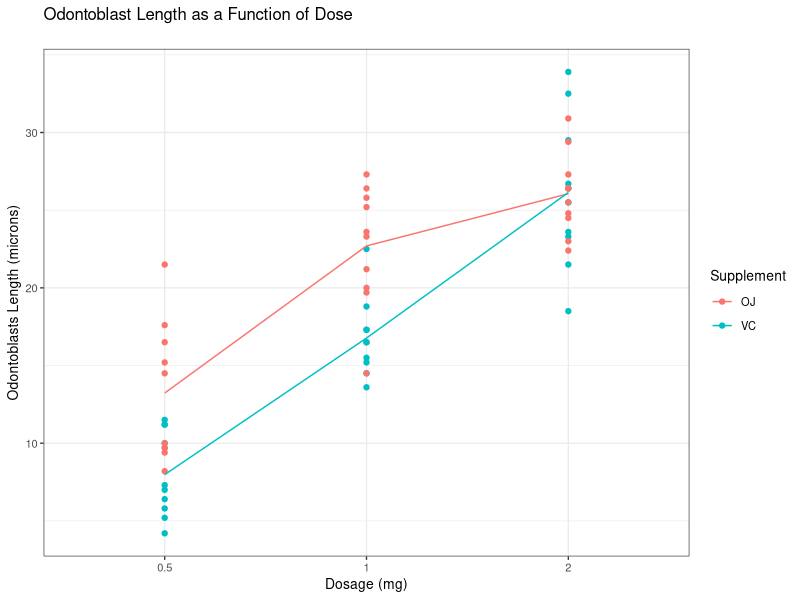
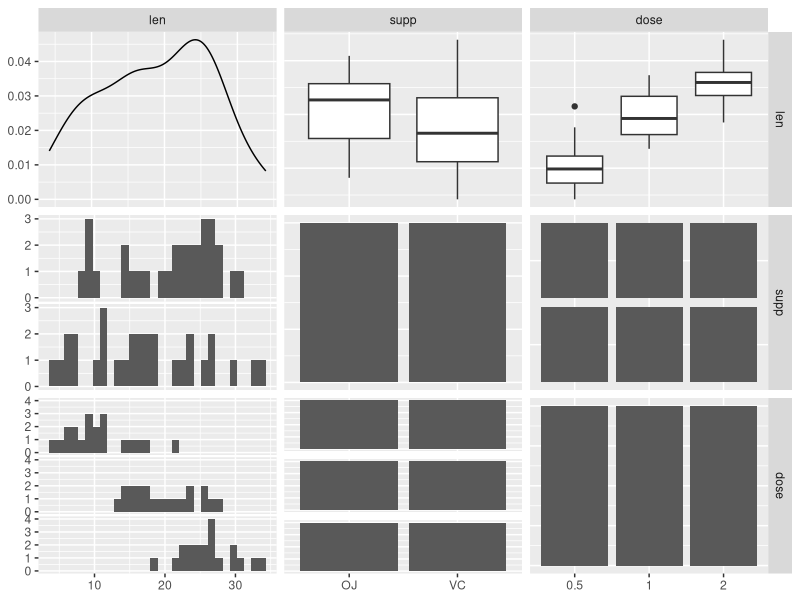

The R source for these figures, in order:
## ---- chunk 1
suppressMessages(library(datasets))
suppressMessages(library(ggplot2))
suppressMessages(library(dplyr))
suppressMessages(library(knitr))
suppressMessages(library(GGally))
data("ToothGrowth")
## ---- chunk 2
str(ToothGrowth)
paste("Complete Cases:", sum(complete.cases(ToothGrowth)))
## ---- chunk 3
ToothGrowth %>%
  ggplot(aes(x=factor(dose), y=len, group=supp, color=supp)) +
  ggtitle("Odontoblast Length as a Function of Dose\n") +
  labs(x = "Dosage (mg)", y = "Odontoblasts Length (microns)", color="Supplement") +
  geom_point() +
  stat_summary(aes(group=supp, color=supp), fun.y=mean, geom="line") +
  theme_bw(base_size = 10)
## ---- chunk 4
stat1 <- ToothGrowth %>%
  group_by(dose, supp) %>%
  summarize(range=paste(min(len), "-", max(len)), first = quantile(len, probs=.25), median=median(len), third = quantile(len, probs=.75), mean = mean(len), var=var(len))
kable(x=stat1, digits=2, col.names=c("Dose", "Supplement", "Range", "1st Quartile", "Median", "3rd Quartile", "Mean", "Variance"))
## ---- chunk 5
sVC <- ToothGrowth %>% filter(supp == 'VC')
sOJ <- ToothGrowth %>% filter(supp == 'OJ')
d05 <- ToothGrowth %>% filter(dose == .5)
d1 <- ToothGrowth %>% filter(dose == 1)
d2 <- ToothGrowth %>% filter(dose==2)
kable(data.frame(var(sVC$len), var(sOJ$len), var(d05$len), var(d1$len), var(d2$len)), col.names = c("Orange Juice","Ascorbic Acid",".05mg","1mg","2mg"))
## ---- chunk 6
t1 <- t.test(sOJ$len, sVC$len, paired=FALSE, var.equal=FALSE)
kable(data.frame("Ascorbic Acid", "Orange Juice", paste("[", round(t1$conf.int[1],4), ", ", round(t1$conf.int[2],4), "]", sep=""), round(unname(t1$parameter), 2),  qt(.975, unname(t1$parameter)), unname(t1$statistic), t1$p.value), col.names = c("Group 1 Supp", "Group 2 Supp", "Conf Int", "Deg F", "Tabulated t-value", "t-Statistic", "p-value"))
## ---- chunk 7
t2 <- t.test(d1$len, d05$len, paired=FALSE, var.equal=FALSE)
t3 <- t.test(d2$len, d05$len, paired=FALSE, var.equal=FALSE)
t4 <- t.test(d2$len, d1$len,  paired=FALSE, var.equal=FALSE)
g1dose <- c("1", "2", "2")
g2dose <- c(".5", ".5", "1")
ci <- c(paste("[", round(t2$conf.int[1], 4), ", ", round(t2$conf.int[2], 4), "]", sep=""), 
        paste("[", round(t3$conf.int[1], 4), ", ", round(t3$conf.int[2], 4), "]", sep=""), 
        paste("[", round(t4$conf.int[1], 4), ", ", round(t4$conf.int[2], 4), "]", sep=""))
df <- c(unname(t2$parameter),
        unname(t3$parameter),
        unname(t4$parameter))
tT <- c(qt(.975, unname(t2$parameter)),
        qt(.975, unname(t3$parameter)),
        qt(.975, unname(t4$parameter)))
cT <- c(unname(t2$statistic),
        unname(t3$statistic),
        unname(t4$statistic))
pval <- c(t2$p.value, t3$p.value, t4$p.value)
kable(data.frame(g1dose, g2dose, ci, df, tT, cT, pval), col.names = c("Group 1 Dose","Group 2 Dose","Conf Int", "Deg F", "Tabulated t-value", "t-Statistic", "p-value"))
## ---- chunk 8
allP <- c(t1$p.value, t2$p.value, t3$p.value, t4$p.value)
## ---- chunk 9
g1 <- c("Ascorbic Acid", "1", "2", "2")
g2 <- c("Orange Juice", ".5", ".5", "1")
adjP <- p.adjust(allP, method="bonferroni")
origConclusion <- allP > .05
adjConclusion <- adjP > .05
kable(data.frame(g1, g2, allP, origConclusion, adjP, adjConclusion), col.names = c("Group1", "Group 2", "Original p-value", "> alpha?", "Adjusted p-value", "> alpha?"))
## ---- chunk 10
adjP <- p.adjust(allP, method="BH")
adjConclusion <- adjP > .05
kable(data.frame(g1, g2, allP, origConclusion, adjP, adjConclusion), col.names = c("Group1", "Group 2", "Original p-value", "> alpha?", "Adjusted p-value", "> alpha?"))
## ---- chunk 11
ToothGrowth$dose <- as.factor(ToothGrowth$dose)
ggpairs(ToothGrowth)
## ---- chunk 12
lsVC <- length(sVC$len); sdsVC <- sd(sVC$len); lsOJ <- length(sOJ$len) 
sdsOJ <- sd(sOJ$len); t1dl <- mean(sVC$len) - mean(sOJ$len)
t1sp <- sqrt((((lsOJ-1) * sdsOJ^2) + ((lsVC-1) * sdsVC^2)) / (lsOJ + lsVC - 2))
t1p <- power.t.test(n=30,sd=t1sp,delta=t1dl,sig.level=.95,type="two.sample",
                    alternative="two.sided")$power
ld1 <- length(d1$len); sdd1 <- sd(d1$len); ld05 <- length(d05$len)
sdd05 <- sd(d05$len); t2dl <- mean(d1$len) - mean(d05$len)
t2sp <- sqrt((((ld05-1) * sdd05^2) + ((ld1-1) * sdd1^2)) / (ld05 + ld1 - 2))
t2p <- power.t.test(n=30,sd=t2sp,delta=t2dl,sig.level=.95,type="two.sample",
                    alternative="two.sided")$power
ld2 <- length(d2$len); sdd2 <- sd(d2$len); ld05 <- length(d05$len)
sdd05 <- sd(d05$len); t3dl <- mean(d2$len) - mean(d05$len)
t3sp <- sqrt((((ld05-1) * sdd05^2) + ((ld2-1) * sdd2^2)) / (ld05 + ld2 - 2))
t3p <- power.t.test(n=30,sd=t3sp,delta=t3dl,sig.level=.95,type="two.sample",
                    alternative="two.sided")$power
ld1 <- length(d1$len); sdd1 <- sd(d1$len); ld2 <- length(d2$len)
sdd2 <- sd(d2$len); t4dl <- mean(d1$len) - mean(d2$len)
t4sp <- sqrt((((ld2-1) * sdd2^2) + ((ld1-1) * sdd1^2)) / (ld2 + ld1 - 2))
t4p <- power.t.test(n=30,sd=t4sp,delta=t4dl,sig.level=.95,type="two.sample",
                    alternative="two.sided")$power
kable(data.frame(round(t1p,4),round(t2p,4),round(t3p,4),round(t4p,4)),
      col.names=c("OJ-VC Power",".5mg-1mg Power",
                  ".5mg-2mg Power","1mg-2mg Power"))
